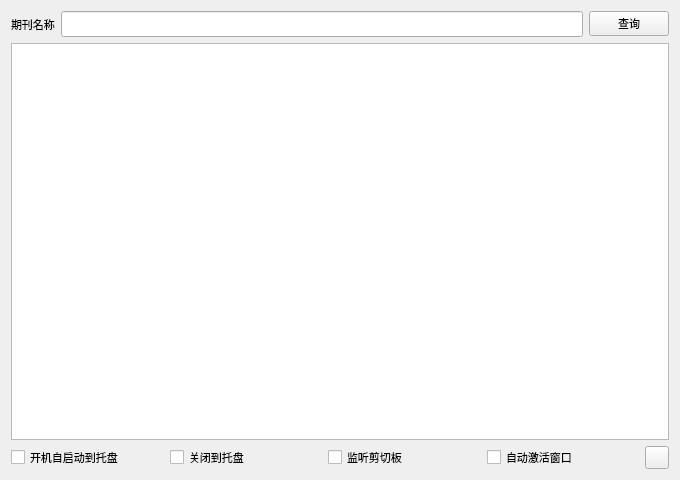
<?xml version="1.0" encoding="UTF-8"?>
<ui version="4.0">
 <class>ShowJCR</class>
 <widget class="QWidget" name="ShowJCR">
  <property name="geometry">
   <rect>
    <x>0</x>
    <y>0</y>
    <width>680</width>
    <height>480</height>
   </rect>
  </property>
  <property name="font">
   <font>
    <family>微软雅黑</family>
    <pointsize>8</pointsize>
    <bold>false</bold>
   </font>
  </property>
  <property name="windowTitle">
   <string/>
  </property>
  <property name="windowIcon">
   <iconset resource="resources/resources.qrc">
    <normaloff>:/image/jcr-logo.jpg</normaloff>:/image/jcr-logo.jpg</iconset>
  </property>
  <layout class="QGridLayout" name="gridLayout">
   <item row="0" column="0">
    <layout class="QVBoxLayout" name="verticalLayout">
     <item>
      <layout class="QHBoxLayout" name="horizontalLayout">
       <item>
        <widget class="QLabel" name="label">
         <property name="text">
          <string>期刊名称</string>
         </property>
        </widget>
       </item>
       <item>
        <widget class="QLineEdit" name="lineEdit_journalName">
         <property name="font">
          <font>
           <family>微软雅黑</family>
           <pointsize>10</pointsize>
           <italic>false</italic>
           <bold>false</bold>
          </font>
         </property>
        </widget>
       </item>
       <item>
        <widget class="QPushButton" name="pushButton_selectJournal">
         <property name="text">
          <string>查询</string>
         </property>
        </widget>
       </item>
      </layout>
     </item>
     <item>
      <widget class="QTableView" name="tableView_journalInformation">
       <property name="font">
        <font>
         <family>微软雅黑</family>
         <pointsize>8</pointsize>
         <bold>false</bold>
        </font>
       </property>
       <property name="editTriggers">
        <set>QAbstractItemView::NoEditTriggers</set>
       </property>
       <attribute name="horizontalHeaderVisible">
        <bool>false</bool>
       </attribute>
       <attribute name="verticalHeaderVisible">
        <bool>false</bool>
       </attribute>
      </widget>
     </item>
     <item>
      <layout class="QHBoxLayout" name="horizontalLayout_3">
       <item>
        <widget class="QCheckBox" name="checkBox_autoStart">
         <property name="text">
          <string>开机自启动到托盘</string>
         </property>
        </widget>
       </item>
       <item>
        <widget class="QCheckBox" name="checkBox_exit2Taskbar">
         <property name="text">
          <string>关闭到托盘</string>
         </property>
        </widget>
       </item>
       <item>
        <widget class="QCheckBox" name="checkBox_monitorClipboard">
         <property name="text">
          <string>监听剪切板</string>
         </property>
        </widget>
       </item>
       <item>
        <widget class="QCheckBox" name="checkBox_autoActivateWindow">
         <property name="text">
          <string>自动激活窗口</string>
         </property>
        </widget>
       </item>
       <item>
        <widget class="QToolButton" name="toolButton_list">
         <property name="contextMenuPolicy">
          <enum>Qt::DefaultContextMenu</enum>
         </property>
         <property name="text">
          <string/>
         </property>
         <property name="icon">
          <iconset resource="resources/resources.qrc">
           <normaloff>:/icon/menu.svg</normaloff>:/icon/menu.svg</iconset>
         </property>
        </widget>
       </item>
      </layout>
     </item>
    </layout>
   </item>
  </layout>
  <action name="actionExit">
   <property name="icon">
    <iconset resource="resources/resources.qrc">
     <normaloff>:/icon/exit.svg</normaloff>:/icon/exit.svg</iconset>
   </property>
   <property name="text">
    <string>退出程序</string>
   </property>
  </action>
  <action name="actionAbout">
   <property name="icon">
    <iconset resource="resources/resources.qrc">
     <normaloff>:/image/jcr-logo.jpg</normaloff>:/image/jcr-logo.jpg</iconset>
   </property>
   <property name="text">
    <string>关于</string>
   </property>
   <property name="toolTip">
    <string>关于</string>
   </property>
  </action>
 </widget>
 <resources>
  <include location="resources/resources.qrc"/>
 </resources>
 <connections/>
</ui>
